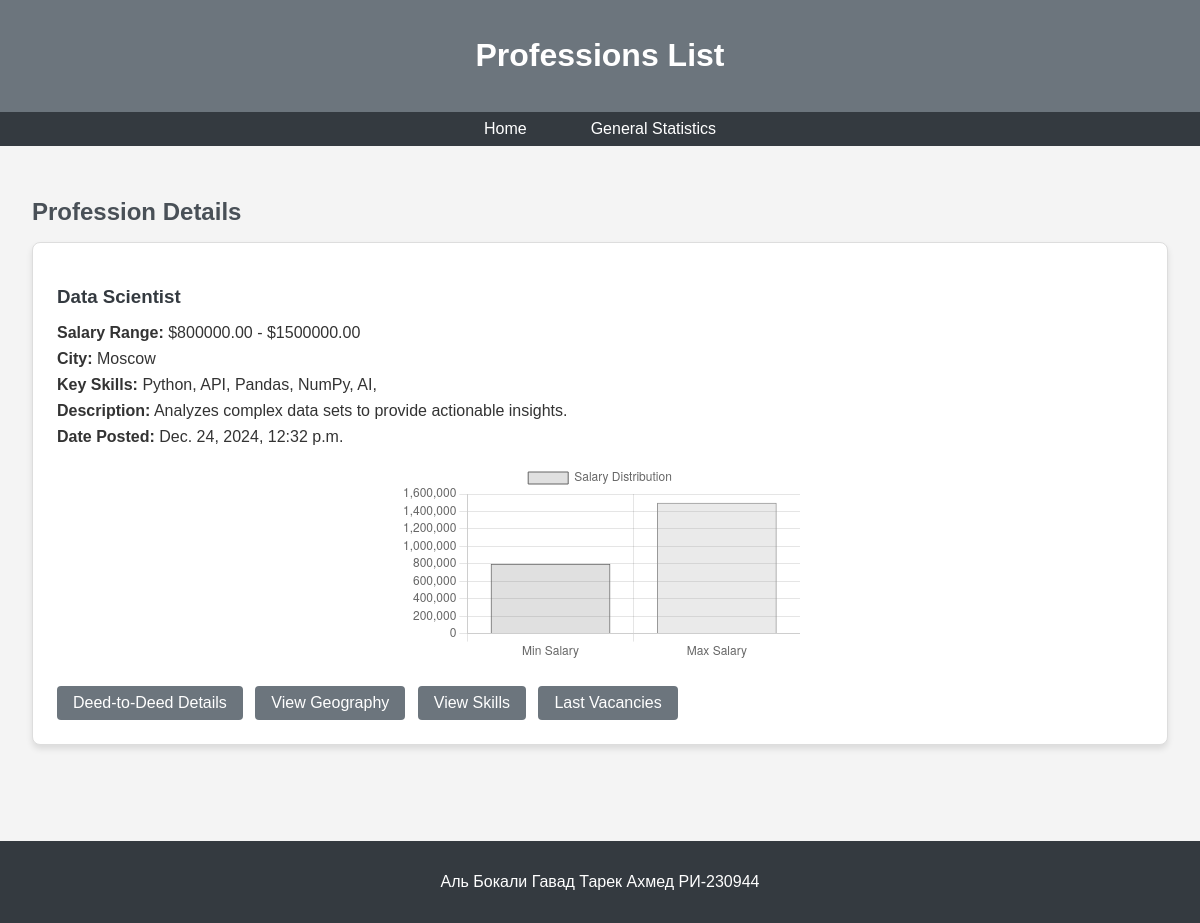
The app's page /profession/ with its own data.
### jeed_app/models.py (models this page shows, shortened)
class Profession(models.Model):
    title = models.CharField(max_length=255)
    salary_from = models.DecimalField(max_digits=10, decimal_places=2)
    salary_to = models.DecimalField(max_digits=10, decimal_places=2)
    city = models.CharField(max_length=255)
    key_skills = models.CharField(max_length=255)
    description = models.TextField()
    date_posted = models.DateTimeField()

### jeed_app/views.py (the view)
# urls.py: path('profession/', views.profession_list, name='profession_list'),  # Add this line
def profession_list(request):
    professions = Profession.objects.all()
    return render(request, 'profession/profession_list.html', {'professions': professions})

### jeed_app/templates/profession/profession_list.html (shortened to what this page needs)
<!DOCTYPE html>
<html lang="en">
<head>
</head>
<body>
    <header>
        <h1>Professions List</h1>
    </header>
    <nav>
        <ul>
            <li><a href="{% url 'profession_list' %}">Home</a></li>
            <li><a href="{% url 'general_statistics' %}">General Statistics</a></li>
        </ul>
    </nav>
    <main>
        <h2>Profession Details</h2>
        {% for profession in professions %}
        <div class="profession">
            <h3>{{ profession.title }}</h3>
            <p><strong>Salary Range:</strong> ${{ profession.salary_from }} - ${{ profession.salary_to }}</p>
            <p><strong>City:</strong> {{ profession.city }}</p>
            <p><strong>Key Skills:</strong> {{ profession.key_skills }}</p>
            <p><strong>Description:</strong> {{ profession.description }}</p>
            <p><strong>Date Posted:</strong> {{ profession.date_posted }}</p>
            <canvas id="salaryChart-{{ profession.id }}" width="400" height="200"></canvas>
            <script>
                var ctx = document.getElementById('salaryChart-{{ profession.id }}').getContext('2d');
                var salaryChart = new Chart(ctx, {
                    type: 'bar',
                    data: {
                        labels: ['Min Salary', 'Max Salary'],
                        datasets: [{
                            label: 'Salary Distribution',
                            data: [{{ profession.salary_from }}, {{ profession.salary_to }}],
                            backgroundColor: ['rgba(100, 100, 100, 0.2)', 'rgba(150, 150, 150, 0.2)'],
                            borderColor: ['rgba(100, 100, 100, 1)', 'rgba(150, 150, 150, 1)'],
                            borderWidth: 1
                        }]
                    },
                    options: {
                        scales: {
                            y: {
                                beginAtZero: true
                            }
                        }
                    }
                });
            </script>
            <a href="{% url 'deed_to_deed' profession.id %}" class="button">Deed-to-Deed Details</a>
            <a href="{% url 'geography' profession.id %}" class="button">View Geography</a>
            <a href="{% url 'skills_view' profession.id %}" class="button">View Skills</a>
            <a href="{% url 'last_vacancies' profession.id %}" class="button">Last Vacancies</a>
        </div>
        {% endfor %}
    </main>
    <footer>
        <p>Аль Бокали Гавад Тарек Ахмед  РИ-230944</p>
    </footer>
</body>
</html>

### jeed_app/templates/profession/profession_list.html (style rules this page uses)
body { font-family: 'Arial', sans-serif; background-color: #f4f4f4; color: #333; margin: 0; padding: 0; }
header { background-color: #6c757d; color: white; padding: 1rem 0; text-align: center; }
nav ul { list-style-type: none; padding: 0; margin: 0; background-color: #343a40; display: flex; justify-content: center; }
nav ul li { margin: 0 1rem; }
nav ul li a { color: white; text-decoration: none; padding: 0.5rem 1rem; display: block; }
main { padding: 2rem; }
h2 { color: #495057; margin-bottom: 1rem; }
.profession { background-color: white; border: 1px solid #ddd; border-radius: 8px; margin-bottom: 2rem; padding: 1.5rem; box-shadow: 0 4px 6px rgba(0, 0, 0, 0.1); }
.profession h3 { color: #343a40; margin-bottom: 1rem; }
.profession p { margin: 0.5rem 0; }
.button { display: inline-block; margin: 0.5rem 0.5rem 0 0; padding: 0.5rem 1rem; color: white; background-color: #6c757d; text-decoration: none; border-radius: 4px; }
footer { text-align: center; background-color: #343a40; color: white; padding: 1rem 0; margin-top: 2rem; }
canvas { display: block; margin: 1rem auto; max-width: 100%; }

### records on screen
Profession: title "Data Scientist", salary_from "800000.00", salary_to "1500000.00", city "Moscow", key_skills "Python, API, Pandas, NumPy, AI,", description "Analyzes complex data sets to provide actionable insights.", date_posted "Dec. 24, 2024, 12:32 p.m."

### other values on screen
chart data {{ profession.salary_from }} 800000.00
chart data {{ profession.salary_to }} 1500000.00
